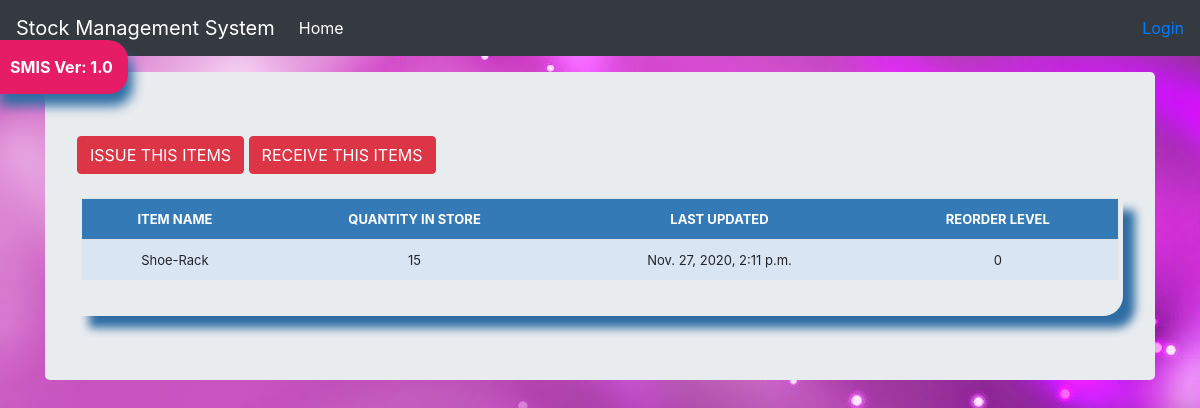
The app's page /stock_details/1/ with its own data.
### stock/models.py (models this page shows, shortened)
class Stock(models.Model):
    category = models.ForeignKey(Category, on_delete=models.CASCADE, default=None, blank=True)
    item_name = models.CharField(max_length=50, blank=True, null=True)
    quantity = models.IntegerField(default='0', blank=True)
    receive_quantity = models.IntegerField(default='0', blank=True)
    receive_by = models.CharField(max_length=50, blank=True, null=True)
    issue_quantity = models.IntegerField(default='0', blank=True)
    issue_by = models.CharField(max_length=50, blank=True, null=True)
    issue_to = models.CharField(max_length=50, blank=True, null=True)
    phone_number = models.IntegerField(default='0', blank=True)
    created_by = models.CharField(max_length=50, blank=True, null=True)
    reorder_level = models.IntegerField(default='0', blank=True)
    last_updated = models.DateTimeField(auto_now_add=False, auto_now=True)
    timestamp = models.DateTimeField(auto_now_add=True, auto_now=False)

### stock/views.py (the view)
# urls.py: path('stock_details/<str:pk>/', views.stock_details, name="stock_details"),
def stock_details(request, pk):
    queryset = Stock.objects.get(id=pk)
    context = {
        "title": queryset.item_name,
        "queryset": queryset,
    }
    return render(request, "stock_details.html", context)

### stock/templates/stock_details.html (shortened to what this page needs)
<html lang="en">
<head>
    {% load static %}
    <link href="{% static 'css/stylesheet.css' %}" rel="stylesheet">
    <link href="{% static 'css/bootstrap.min.css' %}" rel="stylesheet">
    <link href="{% static 'css/navbar-top-fixed.css' %}" rel="stylesheet">
</head>
<body>
{% include 'navbar.html' %}
<main role="main" class="container">
    <div class="jumbotron">
        <a href="{% url 'issue_items' queryset.id %}">
            <div class="btn btn-danger">ISSUE THIS ITEMS</div>
        </a>
        <a href="{% url 'receive_items' queryset.id %}">
            <div class="btn btn-danger">RECEIVE THIS ITEMS</div>
        </a>
        <br><br>
        <div class="display_table">
            <table class='table'>
                <tr>
                    <th>ITEM NAME</th>
                    <th>QUANTITY IN STORE</th>
                    <th>LAST UPDATED</th>
                    <th>REORDER LEVEL</th>
                </tr>
                <tr>
                    <td>{{queryset.item_name}}</td>
                    <td>{{queryset.quantity}}</td>
                    <td>{{queryset.last_updated}}</td>
                    <td>{{queryset.reorder_level}}</td>
                </tr>
            </table>
        </div>
    </div>
</main>
{% load static %}
</body>
</html>

### stock/static/css/stylesheet.css (style rules this page uses)
body { background-color: #34eb6b; background-image: url("../img/Violet-Powerpoint-Background-Wallpaper-HD-07381.jpg"); }
.table { font-size: 13px; text-align: center; width: 95%; margin: auto; text-align: center; }
.table tr:nth-child(odd) { background: #B8CAE4 }
.table tr:nth-child(even) { background: #dae5f4 }
th { background-color: #337ab7; color: white; }
.display_table { border-bottom-right-radius: 20px; padding-left: 5px; padding-right: 5px; padding-bottom: 20px; box-shadow: 12px 12px 10px #2e6da4; }

### stock/static/css/navbar-top-fixed.css (style rules this page uses)
body { min-height: 75rem; padding-top: 4.5rem; }

### records on screen
Stock: item_name "Shoe-Rack", quantity "15", last_updated "Nov. 27, 2020, 2:11 p.m.", reorder_level "0"
